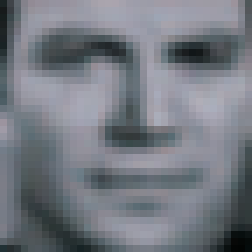
//> input picture img/face_ref.bmp, 36 x 36 px (shown 7 times larger)
$ ./main   (built with g++ and OpenCV 4)
//> lines starting //> are read from the running program, lines starting //| are printed output that depends on the picture; after the words box and inside, x2 and y2 are one past the last pixel; in counts of white or black regions, pixels touching at a corner belong together
#include<opencv2/opencv.hpp>
#include<algorithm>

using namespace cv;
using namespace std;

string path = "C:/Users/woo12/OneDrive/Desktop/cpp/img/";


vector<pair<double, double>> calgrad(Mat img);
float* calhisto(int height, int width, vector<pair<double, double>>grad, int blocksize);
void norm(int size, float* arr);
double compare(float* tar, float* ref);
void nimmax(int size, double* arr);


int main(void)

{
	Mat ref = imread(path + "face_ref.bmp", CV_LOAD_IMAGE_GRAYSCALE);
//> ref: 36 rows x 36 cols, CV_8UC1; min 3, max 176, mean 120.7
	Mat tar = imread(path + "face_tar.bmp", CV_LOAD_IMAGE_GRAYSCALE);
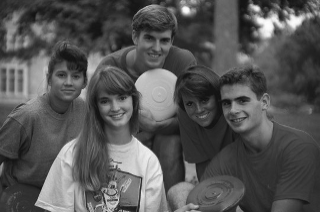
//> input picture img/face_tar.bmp, 320 x 212 px
//> tar is the input picture: 212 rows x 320 cols, CV_8UC1; min 16, max 253, mean 85.6

	Mat colorrest = imread(path + "face_tar.bmp", CV_LOAD_IMAGE_COLOR);


	vector<pair<double, double>> refGrad = calgrad(ref);
//> the loop in calgrad, `for (y = 0; y < height; y++)` made 36 passes
//> (conv_x, conv_y) on passes 1 to 12: (34, -42.89), (2.22, -58.44), (1.22, -59.22), (0.556, -57.67), (-0.556, -53.44), (0.111, -48.56), (5.44, -47.44), (7.11, -50.89), (6, -56), (6, -61.78), (6.11, -67.67), (4.33, -72.11)
//> after the loop in calgrad, `for (y = 0; y < height; y++)`: conv_x = -2.44; conv_y = -1.33
//> after the loop in calgrad, `for (int y = 0; y < height; y++)`: grad = 1296 pairs, first 12: [24.93, 59.35], [35.18, 38.88], [48.71, 26.73], [59.08, 13.82], [64.85, 3.32], [66.79, 0.05], [67.45, -0.15], [68.12, -0.16], [68.44, -0.81], [68.56, -0.54], [68.79, -0.17], [69.13, 0.47]
//> refGrad has the same summary as grad in calgrad

	float* refhisto = calhisto(ref.rows, ref.cols, refGrad, 12);
//> the loop in norm, `for (int i = 0; i < size; i++)` made 225 passes
//> sqrsum on passes 1 to 3: 0.092, 0.0996, 0.101
//> after the loop in norm, `for (int i = 0; i < size; i++)`: sqrsum = 5.11
//> in norm, `double denorm = sqrt(sqrsum);`: denorm = 2.26

	vector<pair<double, double>> tarGrad = calgrad(tar);
//> the loop in calgrad (call 2), `for (y = 0; y < height; y++)` made 212 passes
//> (conv_x, conv_y) on passes 1 to 3: (39.44, -42.56), (2.33, -59), (2.67, -59.78)
//> tarGrad = 67840 items

	int winYhalf = ref.rows / 2;
//> winYhalf = 18
	int winXhalf = ref.cols / 2;
//> winXhalf = 18


	Mat ntar = Mat::zeros(ref.rows, ref.cols, CV_8UC1);
	Mat result = Mat::zeros(tar.rows, tar.cols, CV_8UC1);

	double* comres = new double[tar.rows * tar.cols] {0};

	float* tarhisto = new float[25] {0};


	float comparemax = 0.0f;

	for (int y = 0; y < tar.rows; y++) {
		for (int x = 0; x < tar.cols; x++) {
			vector<pair<double, double>> winGrad(ref.rows * ref.cols);
			int count = 0;
			int nx = 0;
			int ny = 0;

			for (int winy = y - (winYhalf-1); winy <= y + winYhalf; winy++) {
				for (int winx = x - (winXhalf-1); winx <= x + winXhalf; winx++) {
					if (winx >= 0 and winx < tar.cols and winy >= 0 and winy < tar.rows) {
						winGrad[ny * ref.cols + nx] = tarGrad[winy * tar.cols + winx];
						nx++;
						count++;
					}
					else {
						winGrad[ny * ref.cols + nx].first = 0;
						winGrad[ny * ref.cols + nx].second = 0;
						nx++;
					}

				}
				nx = 0;
				ny++;
			}
			//cout << "count = " << count << endl;
			//windowed
			tarhisto = calhisto(ref.rows, ref.cols, winGrad, 12);
			comres[y * tar.cols + x] = compare(tarhisto, refhisto);

			if (comparemax < comres[y * tar.cols + x]) {
				comparemax = comres[y * tar.cols + x];
			}


		}
	}
//> this loop made 212 passes
//> comparemax on passes 1 to 3: 0, 0, 0
//> after the loop, comparemax = 69.54

	for (int y = 0; y < tar.rows; y++) {
		for (int x = 0; x < tar.cols; x++) {
			if (comres[y * tar.cols + x] > comparemax * 0.7) {
				circle(colorrest, Point(x, y), 1, Scalar(0, 0, 255));
			}
		}
	}
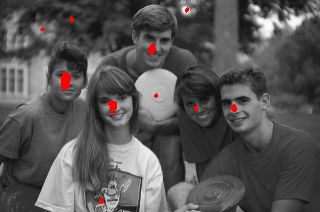
//> colorrest: 212 rows x 320 cols, CV_8UC3; 0.63% of pixels changed, all inside (x1, y1, x2, y2) = (40, 7, 237, 204)

	nimmax(tar.cols * tar.rows, comres);
//> the loop in nimmax, `for (int i = 0; i < size; i++)` made 67840 passes
//> (max, min) on pass 1927: (19.83, 19.83)
//> max on passes 1928, 1929, 1930, 1931, 1933, 2009: 22.46, 24.87, 28.12, 29.11, 29.3, 29.71
//> after the loop in nimmax, `for (int i = 0; i < size; i++)`: min = 3.89

	for (int i = 0; i < tar.rows; i++) {
		for (int j = 0; j < tar.cols; j++) {
			result.at<uchar>(i, j) = saturate_cast<uchar>(comres[i * tar.cols + j] * 255.0);
		}
	}
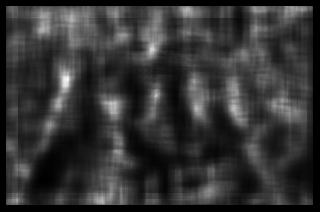
//> result: 212 rows x 320 cols, CV_8UC1; min 0, max 255, mean 51.9


	imwrite(path + "result.bmp", colorrest);
	imwrite(path + "result1.bmp", result);
	cv::waitKey(0);

	delete[] comres;
	delete[] tarhisto;
	delete[] refhisto;


}

float* calhisto(int height, int width, vector<pair<double, double>>grad, int blocksize)
{
	int hblocksize = blocksize / 2;

	int blockwidth = ((width - hblocksize) / hblocksize);
	int blockheight = ((height - hblocksize) / hblocksize);
	int blockcount = blockheight * blockwidth;
	int bin = 9;
	int histosize = blockcount * bin;
	float* histo = new float[histosize] {0};

	int histoindex = 0;
	for (int i = 0; i < blockheight; i++) {
		for (int j = 0; j < blockwidth; j++) {
			for (int yy = i * hblocksize; yy <= i * hblocksize + 2 * hblocksize - 1; yy++) {
				for (int xx = j * hblocksize; xx <= j * hblocksize + 2 * hblocksize - 1; xx++) {
					int degreebin = grad[yy * width + xx].second / 20.0;
					histo[i * blockwidth * bin + j * bin + degreebin] += grad[yy * width + xx].first;
				}
			}
			// normalize
			float sum = 0.0f;
			for (int k = 0; k < bin; k++) {
				sum += histo[i * blockwidth * bin + j * bin + k];
			}
			for (int k = 0; k < bin; k++) {
				histo[i * blockwidth * bin + j * bin + k] /= sqrt(sum * sum);
			}
		}
	}

	norm(histosize, histo);
	return histo;

}

void norm(int size, float* arr)
{
	double sqrsum = 0;
	for (int i = 0; i < size; i++)
		sqrsum += arr[i] * arr[i];
	double denorm = sqrt(sqrsum);
	for (int i = 0; i < size; i++)
		arr[i] /= denorm;
}
void nimmax(int size, double* arr) {
	double max = 0.0;
	double min = 999999;
	for (int i = 0; i < size; i++) {
		if (arr[i] > max) max = arr[i];
		if (arr[i] < min) min = arr[i];
	}
	for (int i = 0; i < size; i++) {
		arr[i] = (arr[i] - min) / (max - min);
	}
}
double compare(float* tar, float* ref)
{
	float nomi = 0;
	float denomi = 0;
	float refMag = 0;
	float tarMag = 0;

	for (int k = 0; k < 225; k++) {
		nomi += ref[k] * tar[k];
		refMag += ref[k] * ref[k];
		tarMag += tar[k] * tar[k];
	}
	denomi = sqrt(refMag) * sqrt(tarMag);
	return exp(5 * (nomi / denomi));
}

vector<pair<double, double>> calgrad(Mat img)
{

	int height = img.rows;
	int width = img.cols;

	int ymask[9]{ -1, -2, -1, 0, 0, 0, 1, 2, 1 };
	int xmask[9]{ -1, 0, 1, -2, 0, 2, -1, 0, 1 };

	int x, y, xx, yy;
	double conv_x, conv_y;


	vector<pair<double, double>> grad;
	double* allmagni = new double[height * width] {0};
	double* alldegree = new double[height * width] {0};

	for (y = 0; y < height; y++) {
		for (x = 0; x < width; x++) {

			conv_x = 0;
			conv_y = 0;

			for (yy = y - 1; yy <= y + 1; yy++) {
				for (xx = x - 1; xx <= x + 1; xx++) {
					if (xx >= 0 and xx < width && yy >= 0 and yy < height) {
						conv_x += img.at<uchar>(yy, xx) * ymask[(yy - y + 1) * 3 + (xx - x + 1)];
						conv_y += img.at<uchar>(yy, xx) * xmask[(yy - y + 1) * 3 + (xx - x + 1)];
					}
				}
			}
			conv_x /= 9.0;
			conv_y /= 9.0;


			//calculate magni
			double magni = sqrt(conv_x * conv_x + conv_y * conv_y);
			double degree = atan2(conv_y, conv_x) * 180.0 / CV_PI;
			if (degree < 0) degree += 180.0;
			degree -= 1;

			allmagni[y * width + x] = magni;
			alldegree[y * width + x] = degree;

		}

	}

	for (int y = 0; y < height; y++) {
		for (int x = 0; x < width; x++) {
			grad.push_back({ allmagni[y * width + x], alldegree[y * width + x] });
		}
	}

	delete[] allmagni;
	delete[] alldegree;
	return grad;
}
